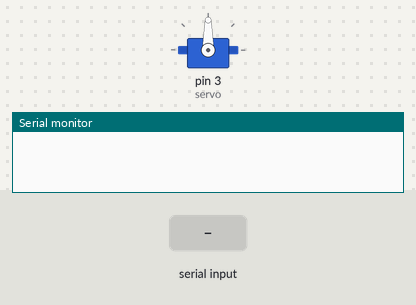
The sketch below on a simulated Arduino Uno, built with avr-gcc and run on an emulated ATmega328P. Parts: servo, the last lines printed to the serial monitor. The test bench sets the inputs (shaded band).

Above: at 1.2 s.
1.3 s: "30,150\n" received over Serial
At 1.8 s:
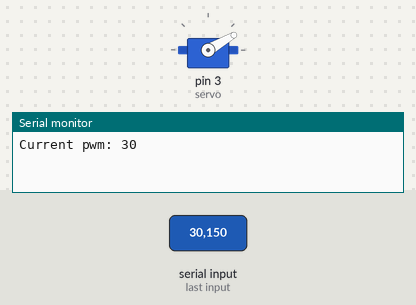
2.8 s: "5\n" received over Serial
At 4.0 s:
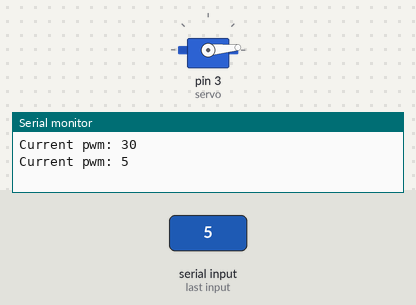
4.3 s: "200\n" received over Serial
At 5.2 s:
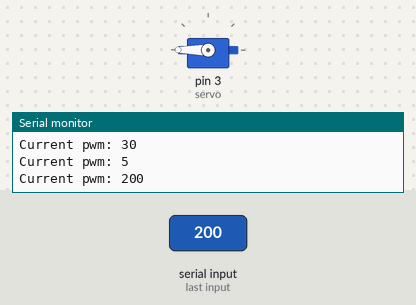
5.8 s: "90,45\n" received over Serial
At 6.4 s:
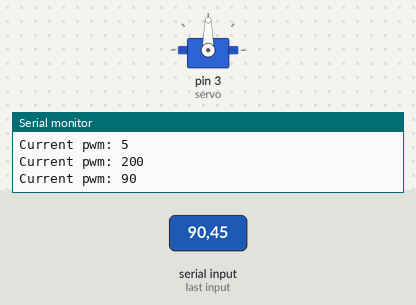
Timing chart, 0 to 8.3 s (numbered marks = the images above; inputs shaded):
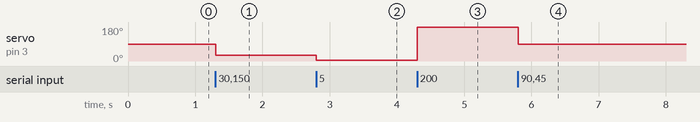

The sketch:

servo_test_teensy.ino
```cpp
#include <Servo.h>

Servo servo;


void setup() {
  Serial.begin(9600);
  servo.attach(3);
}
//const int servoPins[12] = {6, 7, 3, 5, 2, 4,    17, 16, 15, 20, 14, 21}; // Servo pins for v2

void loop() {
  if(Serial.available() > 0)
  {
    int ang = Serial.readStringUntil('\n').toInt();
    servo.write(ang);
    Serial.print("Current pwm: ");Serial.println(ang);
  }
}
```

Measured:
- after the input at 1.3 s, servo on pin 3 (servo): 90° → 30° at once
- after the input at 2.8 s, servo on pin 3 (servo): 30° → 5° at once
- after the input at 4.3 s, servo on pin 3 (servo): 5° → 180° at once
- after the input at 5.8 s, servo on pin 3 (servo): 180° → 90° at once
